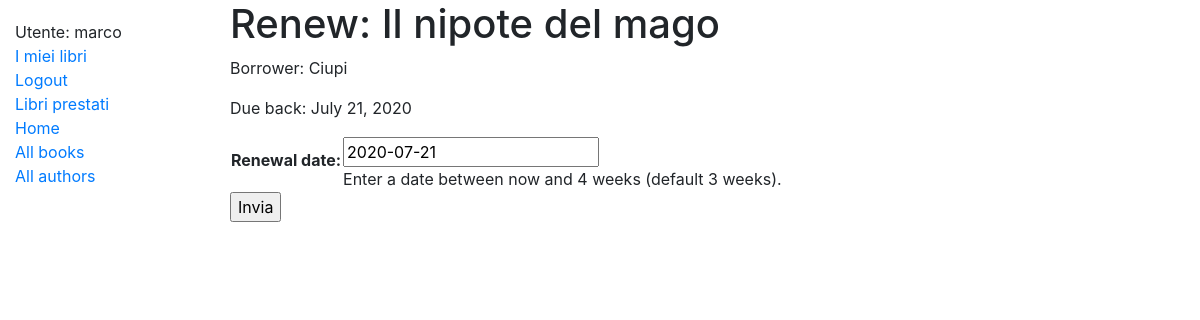
/catalog/book/c6db61e1-cd0a-4e41-80b3-78b67f4e1e1a/renew (signed in), run on the app's committed database.
### catalog/models.py (models this page shows, shortened)
class Istanza(models.Model):
    id = models.UUIDField(primary_key=True, default=uuid.uuid4,
                          help_text="ID univoco di uno specifico libro nella biblioteca.")
    libro = models.ForeignKey(Libro, on_delete=models.SET_NULL, null=True)
    imprint = models.CharField(
        max_length=200, help_text="Non so cosa sia in effetti...")
    riconsegna = models.DateField(null=True, blank=True)
    borrower = models.ForeignKey(
        User, on_delete=models.SET_NULL, null=True, blank=True)
    LOAN_STATUS = (
        ('m', 'Manutenzione'),
        ('p', 'Prestato'),
        ('d', 'Disponibile'),
        ('r', 'Riservato'),
    )
    stato = models.CharField(
        max_length=1,
        choices=LOAN_STATUS,
        blank=True,
        default='m',
        help_text="Disponibilità del libro",
    )
    class Meta:
        ordering = ['riconsegna']
        permissions = (('can_mark_returned', 'Set book as returned'),
                        ('can_renew','Change dueback date')
        )
    @property
    def is_overdue(self):
        if self.riconsegna and date.today() > self.riconsegna:
            return True
        return False

class Libro(models.Model):
    titolo = models.CharField(max_length=200)
    sommario = models.TextField(
        max_length=1000, help_text='Inserisci una breve descrizione del libro.')
    isbn = models.CharField(
        "ISBN", max_length=13, help_text='13 caratteri <a href="https://www.isbn-international.org/content/what-isbn"> ISBN </a>')
    genere = models.ManyToManyField(
        Genere, help_text="Scegli il genere per questo libro.")
    autore = models.ForeignKey('Autore', on_delete=models.SET_NULL, null=True)
    lingua = models.ForeignKey(
        'Lingua', help_text="Lingua", on_delete=models.SET_NULL, null=True)
    class Meta:
        ordering = ['titolo']
    def mostra_genere(self):
        """Stringa per rappresentare i primi 3 generi, utile alla display_list dell'Admin"""
        gens = []
        for gen in self.genere.all()[:3]:
            gens.append(gen.nome)
        return ', '.join(gens)
    mostra_genere.short_description = 'Elenco generi'

### catalog/views.py (the view)
# urls.py: path('book/<uuid:pk>/renew',views.renew_book_librarian,name='renew-book-librarian'),
@permission_required('catalog.can_renew')
def renew_book_librarian(request,pk):
    book_instance = get_object_or_404(Istanza, pk=pk)
    if request.method == 'POST':
        form = RenewBookForm(request.POST)
        if form.is_valid():
            book_instance.riconsegna = form.cleaned_data['renewal_date']
            book_instance.save()
            return HttpResponseRedirect(reverse('borrowed'))
    else:
        proposed_renewal_date = datetime.date.today() + datetime.timedelta(weeks=3)
        form = RenewBookForm(initial = {
            'renewal_date' : proposed_renewal_date
        })
    context = {
        'form' : form,
        'book_instance' : book_instance
    }
    return render(request,'catalog/book_renew_librarian.html',context)

### catalog/forms.py (shortened to what this page needs)
class RenewBookForm(forms.Form):
    renewal_date = forms.DateField(help_text = 'Enter a date between now and 4 weeks (default 3 weeks).')

### catalog/templates/catalog/book_renew_librarian.html (shortened to what this page needs)
{% extends "generic.html" %}
{% block content %}
  <h1>Renew: {{book_instance.libro.titolo}}</h1>
  <p>Borrower: {{book_instance.borrower}}</p>
  <p {% if book_instance.is_overdue %}class="text-danger"{% endif %}>Due back: {{book_instance.riconsegna}}</p>
  <form action="" method="POST">
    <table>
        {{ form.as_table }}
    </table>
    <input type="submit" value="Invia" />
  </form>
{% endblock content %}

### catalog/templates/generic.html (shortened to what this page needs)
<!DOCTYPE html>
<html lang="en">
<head>
  <link rel="stylesheet" href="https://stackpath.bootstrapcdn.com/bootstrap/4.1.3/css/bootstrap.min.css">
  {% load static %}
  <link rel="stylesheet" href="{% static 'css/styles.css' %}">
</head>
<body>
  <div class="container-fluid">
    <div class="row">
      <div class="col-sm-2">
      {% block sidebar %}
        <ul class="sidebar-nav">
          {% if user.is_authenticated %}
            <li>Utente: {{ user.get_username }}</li>
            <li><a href="{% url 'my-borrowed' %}">I miei libri</a></li>
            <li><a href="{% url 'logout' %}?next={{ request.path }}">Logout</a></li>
            {% if perms.catalog.can_mark_returned %}
            <li><a href="{% url 'borrowed' %}">Libri prestati</a></li>
            {% endif %}
          {% else %}
            <li><a href="{% url 'login' %}?next={{ request.path }}">Login</a></li>
          {% endif %}
          <li><a href="{% url 'index' %}">Home</a></li>
          <li><a href="{% url 'books' %}">All books</a></li>
          <li><a href="{% url 'authors' %}">All authors</a></li>
        </ul>
     {% endblock %}
      </div>
      <div class="col-sm-10 ">
      <main role="main" class="container">{% block content %}{% endblock %}</main>
    </div>
    </div>
  </div>
</body>
</html>

### catalog/static/css/styles.css (style rules this page uses)
.sidebar-nav { margin-top: 20px; padding: 0; list-style: none; }

### data on the page
Istanza: libro.titolo "Il nipote del mago", borrower "Ciupi", riconsegna "July 21, 2020"

### other printed values
{{ user.get_username }} "marco"
